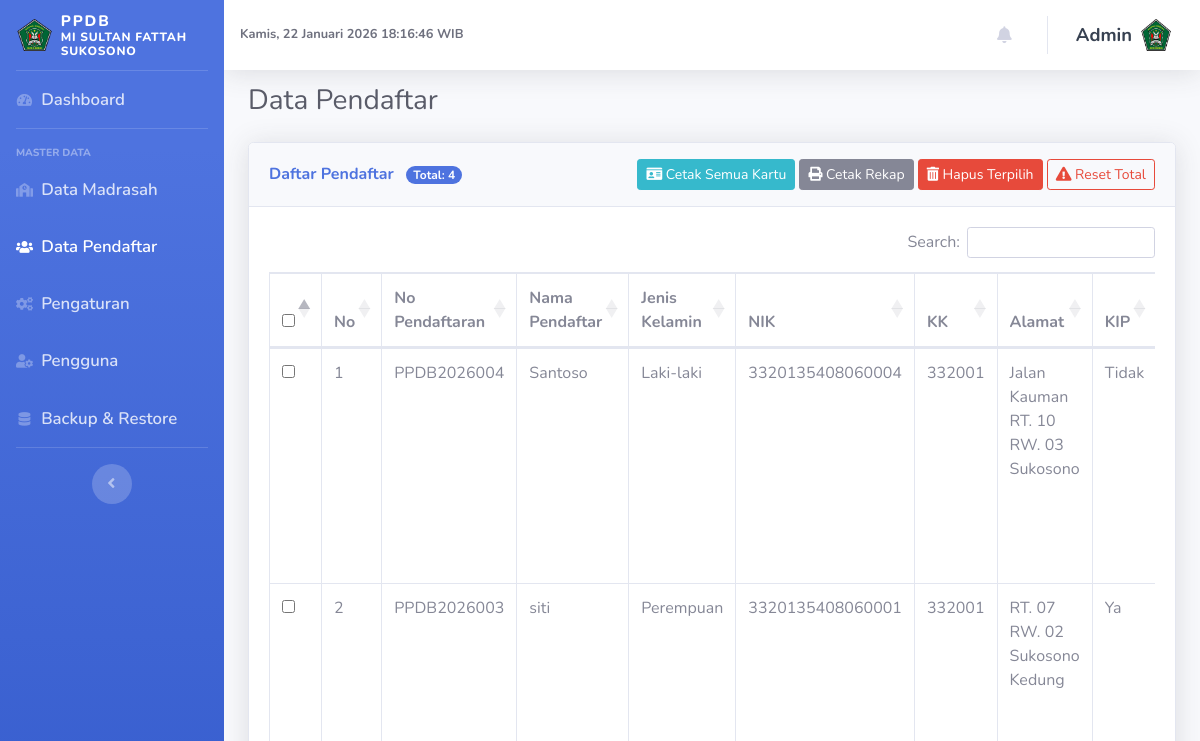
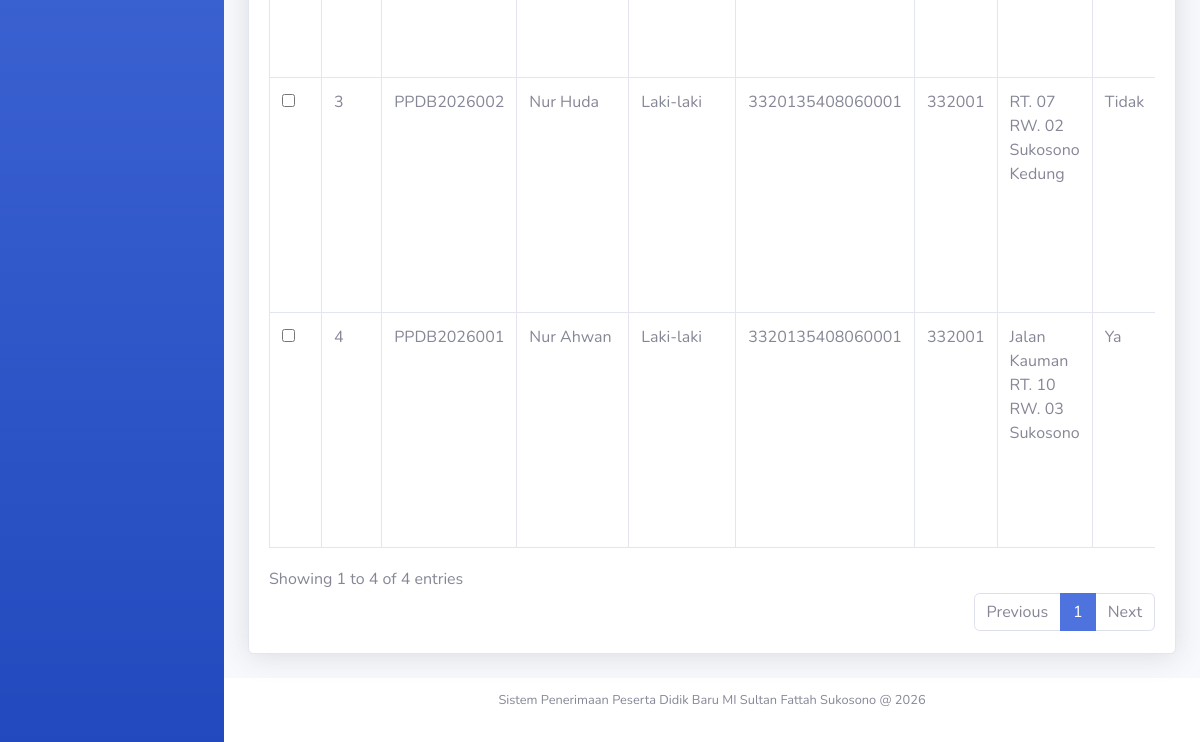
The app's page /admin/index.php?page=pendaftar (signed in), older data (2 pictures, top to bottom).
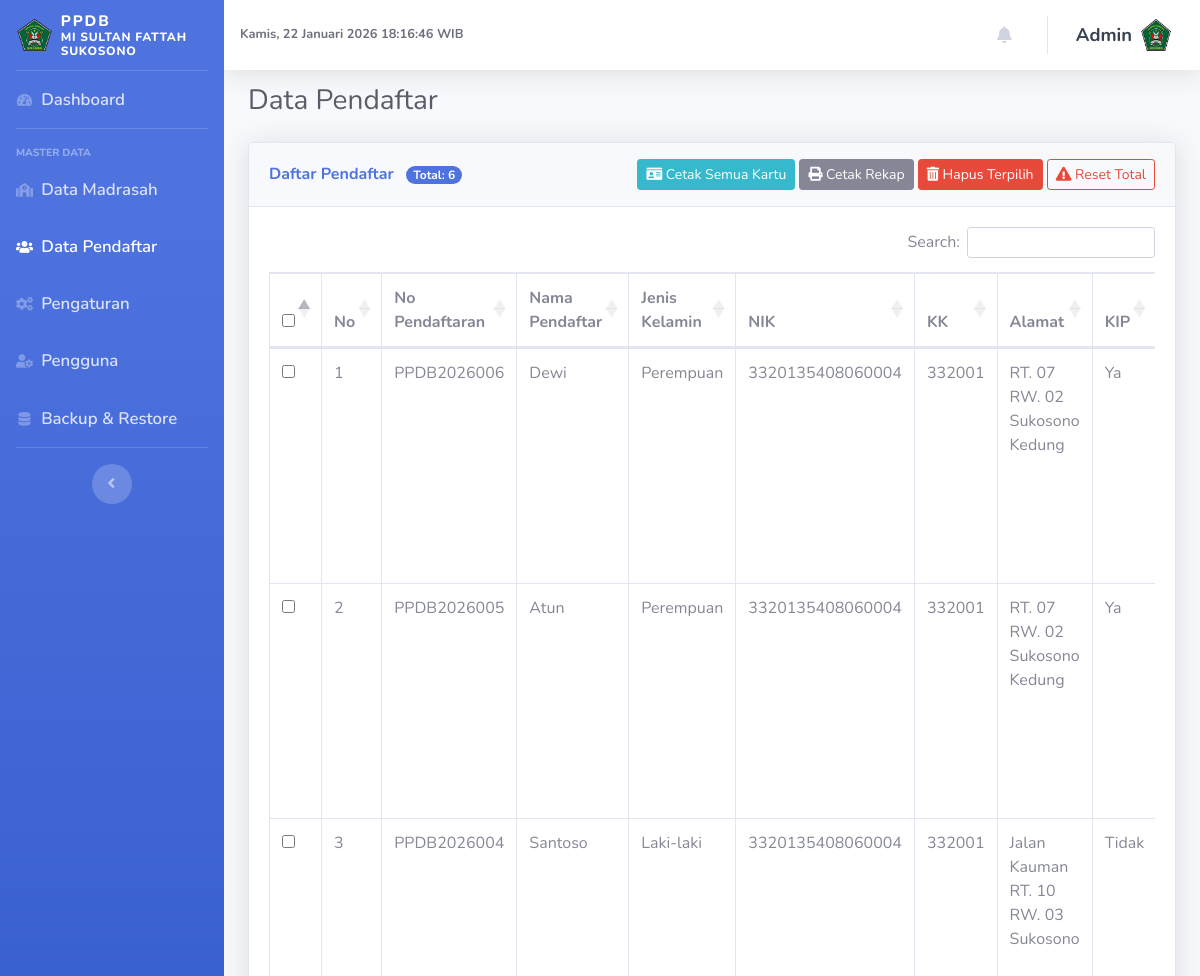
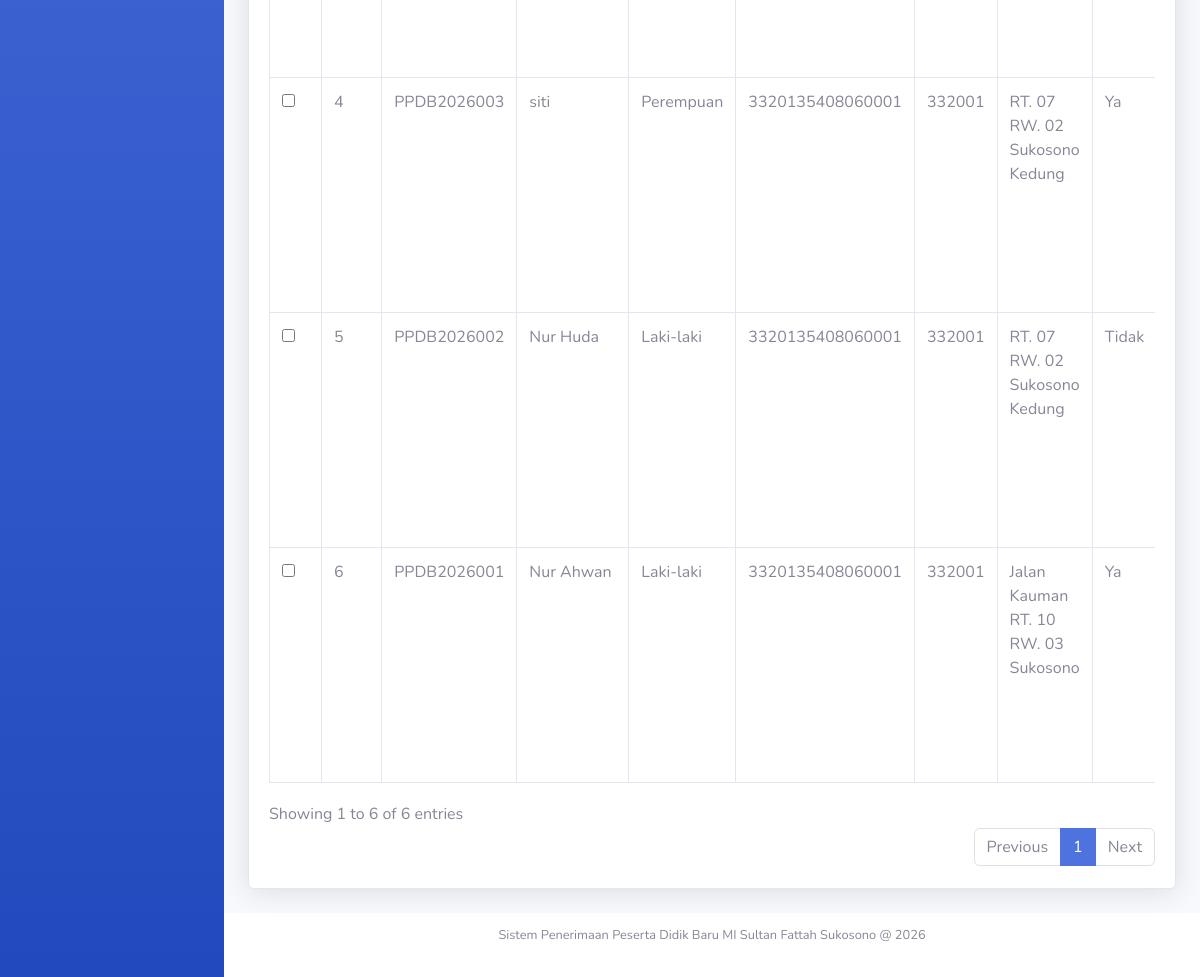
The same page, newer data (2 pictures, top to bottom).
### tables this page shows
CREATE TABLE `madrasah` (
  `id` int unsigned NOT NULL AUTO_INCREMENT,
  `nama` varchar(150) NOT NULL,
  `alamat` text,
  `email` varchar(100) DEFAULT NULL,
  `website` varchar(100) DEFAULT NULL,
  `hp_kepala` varchar(30) DEFAULT NULL,
  `hp_panitia` varchar(30) DEFAULT NULL,
  `logo` varchar(255) DEFAULT NULL,
  `nama_panitia` varchar(150) DEFAULT NULL,
  PRIMARY KEY (`id`)
);

CREATE TABLE `users` (
  `id` int unsigned NOT NULL AUTO_INCREMENT,
  `foto` varchar(255) DEFAULT NULL,
  `username` varchar(50) NOT NULL,
  `password` varchar(255) NOT NULL,
  `created_at` datetime NOT NULL DEFAULT CURRENT_TIMESTAMP,
  PRIMARY KEY (`id`),
  UNIQUE KEY `username` (`username`)
);

CREATE TABLE `pendaftar` (
  `id` int unsigned NOT NULL AUTO_INCREMENT,
  `no_pendaftaran` varchar(30) NOT NULL,
  `nama_lengkap` varchar(150) NOT NULL,
  `nik` varchar(50) NOT NULL,
  `kk` varchar(50) NOT NULL,
  `jenis_kelamin` varchar(20) NOT NULL,
  `tempat_lahir` varchar(100) NOT NULL,
  `tanggal_lahir` date NOT NULL,
  `alamat` text NOT NULL,
  `status_keluarga` varchar(50) DEFAULT NULL,
  `anak_ke` int DEFAULT NULL,
  `jumlah_saudara` int DEFAULT NULL,
  `asal_tk` varchar(150) DEFAULT NULL,
  `nama_ayah` varchar(150) NOT NULL,
  `nama_ibu` varchar(150) NOT NULL,
  `pekerjaan_ayah` varchar(100) DEFAULT NULL,
  `pekerjaan_ibu` varchar(100) DEFAULT NULL,
  `nama_wali` varchar(150) DEFAULT NULL,
  `pekerjaan_wali` varchar(100) DEFAULT NULL,
  `email` varchar(100) DEFAULT NULL,
  `hp` varchar(30) NOT NULL,
  `kip` varchar(10) NOT NULL,
  `pkh` varchar(10) NOT NULL,
  `status_daftar` enum('proses','diterima','ditolak') NOT NULL DEFAULT 'proses',
  `created_at` datetime NOT NULL,
  PRIMARY KEY (`id`),
  UNIQUE KEY `no_pendaftaran` (`no_pendaftaran`)
);

### config.php (called while the page is built, shortened)
<?php
$db_host = 'localhost';
$db_user = 'root';
$db_pass = '';
$db_name = 'ppdb_2026';
$mysqli = new mysqli($db_host, $db_user, $db_pass, $db_name);
$mysqli->set_charset('utf8mb4');
function base_url(string $path = ''): string
{
    $base = rtrim('http://localhost/ppdb_2026', '/');
    if ($path === '') {
        return $base . '/';
    }
    return $base . '/' . ltrim($path, '/');
}
function esc($value): string
{
    if (is_scalar($value)) {
        return htmlspecialchars((string)$value, ENT_QUOTES, 'UTF-8');
    }
    return '';
}
function is_logged_in(): bool
{
    return isset($_SESSION['user_id']);
}
function current_user(): ?array
{
    global $mysqli;
    $stmt = $mysqli->prepare('SELECT id, username, foto FROM users WHERE id = ? LIMIT 1');
    $stmt->bind_param('i', $_SESSION['user_id']);
    $stmt->execute();
    $result = $stmt->get_result();
    $cachedUser = $result->fetch_assoc() ?: null;
    return $cachedUser;
}
function count_pendaftar(?string $status = null): int
{
    global $mysqli;
    if ($status === null) {
        $sql = 'SELECT COUNT(*) FROM pendaftar';
        $stmt = $mysqli->prepare($sql);
    } else {
        $sql = 'SELECT COUNT(*) FROM pendaftar WHERE status_daftar = ?';
        $stmt = $mysqli->prepare($sql);
        if ($stmt) {
            $stmt->bind_param('s', $status);
        }
    }
    $stmt->execute();
    $stmt->bind_result($count);
    return (int)$count;
}

### admin/pages/pendaftar.php (the view, shortened to what this page needs)
<?php
$total_pendaftar = count_pendaftar();
$pendaftar = [];
if ($result = $mysqli->query('SELECT * FROM pendaftar ORDER BY created_at DESC')) {
    while ($row = $result->fetch_assoc()) {
        $pendaftar[] = $row;
    }
}
?>
<div class="container-fluid">
    <div class="d-sm-flex align-items-center justify-content-between mb-4">
        <h1 class="h3 mb-0 text-gray-800">Data Pendaftar</h1>
    </div>
    <div class="card shadow mb-4">
        <div class="card-header py-3 d-flex flex-wrap justify-content-between align-items-center">
            <h6 class="m-0 font-weight-bold text-primary">
                Daftar Pendaftar
                <span class="badge badge-pill badge-primary ml-2">Total: <?= (int)$total_pendaftar; ?></span>
            </h6>
            <div class="mt-2 mt-sm-0">
                <a href="cetak_semua_kartu.php" target="_blank" class="btn btn-sm btn-info">
                    <i class="fas fa-id-card"></i> Cetak Semua Kartu
                </a>
                <a href="laporan_pendaftar.php" target="_blank" class="btn btn-sm btn-secondary">
                    <i class="fas fa-print"></i> Cetak Rekap
                </a>
                <button type="button" class="btn btn-sm btn-danger" id="btnHapusTerpilih">
                    <i class="fas fa-trash-alt"></i> Hapus Terpilih
                </button>
                <button type="button" class="btn btn-sm btn-outline-danger" id="btnResetTotal">
                    <i class="fas fa-exclamation-triangle"></i> Reset Total
                </button>
            </div>
        </div>
        <div class="card-body">
            <form id="formPendaftar" method="post">
                <div class="table-responsive">
                    <table id="tablePendaftar" class="table table-bordered datatable" width="100%" cellspacing="0">
                        <thead>
                            <tr>
                                <th><input type="checkbox" id="checkAll"></th>
                                <th>No</th>
                                <th>No Pendaftaran</th>
                                <th>Nama Pendaftar</th>
                                <th>Jenis Kelamin</th>
                                <th>NIK</th>
                                <th>KK</th>
                                <th>Alamat</th>
                                <th>KIP</th>
                            </tr>
                        </thead>
                        <tbody>
                            <?php $no = 1; foreach ($pendaftar as $row): ?>
                            <tr>
                                <td>
                                    <input type="checkbox" name="ids[]" value="<?= (int)$row['id']; ?>"
                                        class="check-item">
                                </td>
                                <td><?= $no++; ?></td>
                                <td><?= esc($row['no_pendaftaran']); ?></td>
                                <td><?= esc($row['nama_lengkap']); ?></td>
                                <td><?= esc($row['jenis_kelamin']); ?></td>
                                <td><?= esc($row['nik']); ?></td>
                                <td><?= esc($row['kk']); ?></td>
                                <td><?= esc($row['alamat']); ?></td>
                                <td><?= esc($row['kip']); ?></td>
                            </tr>
                            <?php endforeach; ?>
                        </tbody>
                    </table>
                </div>
            </form>
        </div>
    </div>
</div>

### admin/template/header.php (shortened to what this page needs)
<?php
require_once __DIR__ . '/../../config.php';
$madrasah_logo = '';
if ($result = $mysqli->query('SELECT nama, logo FROM madrasah LIMIT 1')) {
    if ($row = $result->fetch_assoc()) {
        $madrasah_nama = $row['nama'];
        $madrasah_logo = isset($row['logo']) ? (string)$row['logo'] : '';
    }
}
$user = current_user();
?>
<!DOCTYPE html>
<html lang="id">
<head>
    <link href="../assets/vendor/fontawesome-free/css/all.min.css" rel="stylesheet" type="text/css">
    <link href="../assets/css/sb-admin-2.min.css" rel="stylesheet">
    <link href="https://cdn.datatables.net/1.13.6/css/dataTables.bootstrap4.min.css" rel="stylesheet">
    <link href="https://cdn.datatables.net/buttons/2.4.1/css/buttons.bootstrap4.min.css" rel="stylesheet">
</head>
<body id="page-top">
    <div id="wrapper">
        <?php include __DIR__ . '/sidebar.php'; ?>
        <div id="content-wrapper" class="d-flex flex-column">
            <div id="content">
                <nav class="navbar navbar-expand navbar-light bg-white topbar topbar-fixed shadow">
                    <div class="d-none d-sm-flex align-items-center mr-auto">
                        <span id="adminClock" class="text-gray-700 small font-weight-bold"></span>
                    </div>
                    <ul class="navbar-nav ml-auto">
                        <li class="nav-item dropdown no-arrow mx-1">
                            <a class="nav-link dropdown-toggle" href="#" id="alertsDropdown" role="button"
                                data-toggle="dropdown" aria-haspopup="true" aria-expanded="false">
                                <i class="fas fa-bell fa-fw"></i>
                            </a>
                        </li>
                        <li class="nav-item dropdown no-arrow">
                            <a class="nav-link dropdown-toggle" href="#" id="userDropdown" role="button"
                                data-toggle="dropdown" aria-haspopup="true" aria-expanded="false">
                                <span
                                    class="mr-2 d-none d-lg-inline topbar-user-name"><?= esc($user['username'] ?? 'Admin'); ?></span>
                                <img class="img-profile"
                                    src="<?= esc(isset($user['foto']) && $user['foto'] !== '' ? base_url('uploads/' . $user['foto']) : 'https://via.placeholder.com/60'); ?>">
                            </a>
                        </li>
                    </ul>
                </nav>

### admin/template/sidebar.php
<?php
$current_page = isset($_GET['page']) ? $_GET['page'] : 'dashboard';
function active_menu(string $page, string $current): string
{
    return $page === $current ? 'active' : '';
}
?>
<ul class="navbar-nav bg-gradient-primary sidebar sidebar-dark accordion" id="accordionSidebar">
    <a class="sidebar-brand d-flex align-items-center justify-content-start" href="index.php">
        <?php if (!empty($madrasah_logo)): ?>
            <img src="<?= esc(base_url('uploads/' . $madrasah_logo)); ?>" alt="Logo" style="height:32px" class="mr-2">
        <?php else: ?>
            <div class="sidebar-brand-icon rotate-n-15">
                <i class="fas fa-graduation-cap"></i>
            </div>
        <?php endif; ?>
        <?php
        $sidebar_app_name = 'PPDB';
        $madrasah_line_top = $madrasah_nama;
        $madrasah_line_bottom = '';
        if (stripos($madrasah_nama, 'MI SULTAN FATTAH SUKOSONO') !== false) {
            $madrasah_line_top = 'MI SULTAN FATTAH';
            $madrasah_line_bottom = 'SUKOSONO';
        } else {
            $last_space_pos = strrpos($madrasah_nama, ' ');
            if ($last_space_pos !== false) {
                $madrasah_line_top = substr($madrasah_nama, 0, $last_space_pos);
                $madrasah_line_bottom = substr($madrasah_nama, $last_space_pos + 1);
            }
        }
        ?>
        <div class="sidebar-brand-text mx-0 text-left">
            <div class="sidebar-app-name"><?= esc($sidebar_app_name); ?></div>
            <div class="sidebar-school-name"><?= esc($madrasah_line_top); ?></div>
            <?php if ($madrasah_line_bottom !== ''): ?>
                <div class="sidebar-school-name"><?= esc($madrasah_line_bottom); ?></div>
            <?php endif; ?>
        </div>
    </a>
    <hr class="sidebar-divider my-0">
    <li class="nav-item <?= active_menu('dashboard', $current_page); ?>">
        <a class="nav-link" href="index.php?page=dashboard">
            <i class="fas fa-fw fa-tachometer-alt"></i>
            <span>Dashboard</span></a>
    </li>
    <hr class="sidebar-divider">
    <div class="sidebar-heading">
        Master Data
    </div>
    <li class="nav-item <?= active_menu('madrasah', $current_page); ?>">
        <a class="nav-link" href="index.php?page=madrasah">
            <i class="fas fa-fw fa-school"></i>
            <span>Data Madrasah</span></a>
    </li>
    <li class="nav-item <?= active_menu('pendaftar', $current_page); ?>">
        <a class="nav-link" href="index.php?page=pendaftar">
            <i class="fas fa-fw fa-users"></i>
            <span>Data Pendaftar</span></a>
    </li>
    <li class="nav-item <?= active_menu('pengaturan', $current_page); ?>">
        <a class="nav-link" href="index.php?page=pengaturan">
            <i class="fas fa-fw fa-cogs"></i>
            <span>Pengaturan</span></a>
    </li>
    <li class="nav-item <?= active_menu('pengguna', $current_page); ?>">
        <a class="nav-link" href="index.php?page=pengguna">
            <i class="fas fa-fw fa-user-cog"></i>
            <span>Pengguna</span></a>
    </li>
    <li class="nav-item <?= active_menu('backup', $current_page); ?>">
        <a class="nav-link" href="index.php?page=backup">
            <i class="fas fa-fw fa-database"></i>
            <span>Backup &amp; Restore</span></a>
    </li>
    <hr class="sidebar-divider d-none d-md-block">
    <div class="text-center d-none d-md-inline">
        <button class="rounded-circle border-0" id="sidebarToggle"></button>
    </div>
</ul>

### admin/index.php (shortened to what this page needs)
<?php
require __DIR__ . '/../config.php';
$page = isset($_GET['page']) ? $_GET['page'] : 'dashboard';
include __DIR__ . '/template/header.php';
$page_file = __DIR__ . '/pages/' . $page . '.php';
if (file_exists($page_file)) {
    include $page_file;
} else {
    echo '<div class="container-fluid"><h1 class="h4 text-gray-800">Halaman tidak ditemukan.</h1></div>';
}
include __DIR__ . '/template/footer.php';

### admin/template/footer.php (shortened to what this page needs)
            </div>
            <footer class="sticky-footer bg-white">
                <div class="container my-auto">
                    <div class="copyright text-center my-auto">
                        <span>Sistem Penerimaan Peserta Didik Baru MI Sultan Fattah Sukosono @ <?= date('Y'); ?></span>
                    </div>
                </div>
            </footer>
        </div>
    </div>
</body>
</html>

### admin/template/header.php (style rules this page uses)
.sidebar-brand-text { font-family: 'Nunito', sans-serif; font-weight: 800; font-size: 0.9rem; line-height: 1.2; text-align: left; margin-left: 0 !important; }
.sidebar-app-name { font-size: 0.95rem; letter-spacing: 0.12em; }
.sidebar-school-name { font-size: 0.75rem; letter-spacing: 0.06em; }
.sidebar .nav-item .nav-link span { font-size: 1.05rem !important; font-weight: 600 !important; }
.topbar-fixed .nav-link { font-size: 1.05rem !important; font-weight: 600 !important; }
.sidebar { position: fixed; top: 0; bottom: 0; left: 0; width: 14rem; overflow-y: auto; z-index: 1040; }
#content-wrapper { margin-left: 14rem; min-height: 100vh; }
.topbar-fixed { position: fixed; top: 0; left: 14rem; right: 0; z-index: 1030; }
#content { padding-top: 5.25rem; }
.topbar-user-name { font-size: 1.15rem !important; font-weight: 700 !important; color: #374151 !important; }
.img-profile { border-radius: 0 !important; }
footer.sticky-footer { padding: 1rem 0 !important; min-height: 64px !important; }

Row changes from the older to the newer data that the page shows:
added pendaftar: no_pendaftaran "PPDB2026006", nama_lengkap "Dewi", jenis_kelamin "Perempuan", nik "3320135408060004", kk "332001", alamat "RT. 07 RW. 02 Sukosono Kedung", kip "Ya"
added pendaftar: no_pendaftaran "PPDB2026005", nama_lengkap "Atun", jenis_kelamin "Perempuan", nik "3320135408060004", kk "332001", alamat "RT. 07 RW. 02 Sukosono Kedung", kip "Ya"
Text that changed along with them:
$total_pendaftar: "4" → "6"
text written by a page script: "Search: Showing 1 to 4 of 4 entries Previous 1 Next" → "Search: Showing 1 to 6 of 6 entries Previous 1 Next"
